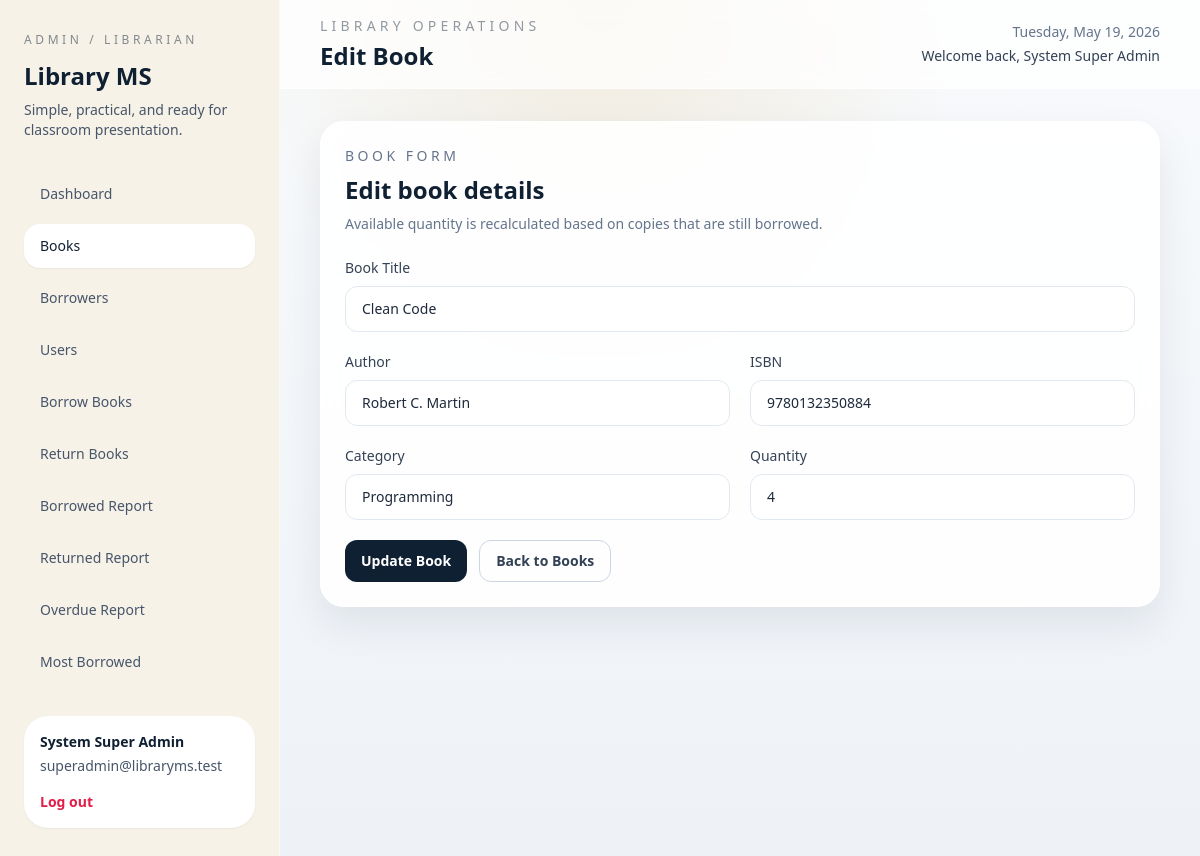
/admin/books/edit.php?id=2 (signed in), run on the app's committed database.
### tables this page shows
CREATE TABLE users (
    id INT AUTO_INCREMENT PRIMARY KEY,
    name VARCHAR(100) NOT NULL,
    email VARCHAR(120) NOT NULL UNIQUE,
    password VARCHAR(255) NOT NULL,
    role ENUM('super_admin', 'admin', 'borrower') NOT NULL DEFAULT 'borrower',
    approval_status ENUM('pending', 'approved', 'rejected') NOT NULL DEFAULT 'approved',
    account_status ENUM('active', 'inactive') NOT NULL DEFAULT 'active',
    email_verified_at DATETIME DEFAULT NULL,
    verification_token_hash VARCHAR(255) DEFAULT NULL,
    verification_token_expires_at DATETIME DEFAULT NULL,
    created_at TIMESTAMP DEFAULT CURRENT_TIMESTAMP
);

CREATE TABLE books (
    id INT AUTO_INCREMENT PRIMARY KEY,
    title VARCHAR(160) NOT NULL,
    author VARCHAR(120) NOT NULL,
    isbn VARCHAR(50) NOT NULL UNIQUE,
    category VARCHAR(100) NOT NULL,
    quantity INT NOT NULL DEFAULT 1,
    available_quantity INT NOT NULL DEFAULT 1,
    created_at TIMESTAMP DEFAULT CURRENT_TIMESTAMP
);

### includes/db.php (called while the page is built, shortened)
<?php
function db(): PDO
{
    static $pdo = null;
    if ($pdo instanceof PDO) {
        return $pdo;
    }
    $dsn = sprintf('mysql:host=%s;port=%s;dbname=%s;charset=utf8mb4', DB_HOST, DB_PORT, DB_NAME);
    try {
        $pdo = new PDO($dsn, DB_USER, DB_PASS, [
            PDO::ATTR_ERRMODE => PDO::ERRMODE_EXCEPTION,
            PDO::ATTR_DEFAULT_FETCH_MODE => PDO::FETCH_ASSOC,
        ]);
    } catch (PDOException $exception) {
        http_response_code(500);
        echo '<h1>Database Connection Error</h1>';
        echo '<p>Please update your database settings in <code>.env</code> or <code>includes/config.php</code>.</p>';
        echo '<pre>' . htmlspecialchars($exception->getMessage(), ENT_QUOTES, 'UTF-8') . '</pre>';
        exit;
    }
    return $pdo;
}

### includes/library.php (called while the page is built, shortened)
<?php
function find_user_by_id(int $userId): ?array
{
    $statement = db()->prepare('SELECT * FROM users WHERE id = :id LIMIT 1');
    $statement->execute(['id' => $userId]);
    $user = $statement->fetch();
    return $user ?: null;
}
function get_book(int $bookId): ?array
{
    $statement = db()->prepare('SELECT * FROM books WHERE id = :id LIMIT 1');
    $statement->execute(['id' => $bookId]);
    $book = $statement->fetch();
    return $book ?: null;
}

### includes/bootstrap.php (called while the page is built, shortened)
<?php
require_once __DIR__ . '/config.php';
require_once __DIR__ . '/db.php';
require_once __DIR__ . '/helpers.php';
require_once __DIR__ . '/auth.php';
require_once __DIR__ . '/library.php';
require_once __DIR__ . '/layout.php';
if (is_logged_in()) {
    $sessionUser = current_user();
    $freshUser = find_user_by_id((int) ($sessionUser['id'] ?? 0));
}

### includes/auth.php (called while the page is built, shortened)
<?php
function current_user(): ?array
{
    return $_SESSION['user'] ?? null;
}

### includes/helpers.php (called while the page is built, shortened)
<?php
function e(mixed $value): string
{
    return htmlspecialchars((string) $value, ENT_QUOTES, 'UTF-8');
}
function url(string $path = ''): string
{
    $base = rtrim(APP_URL, '/');
    $cleanPath = ltrim($path, '/');
    return $cleanPath === '' ? $base : $base . '/' . $cleanPath;
}

### admin/books/edit.php (the view, shortened to what this page needs)
<?php
require_once dirname(__DIR__, 2) . '/includes/bootstrap.php';
$bookId = (int) ($_GET['id'] ?? 0);
$book = get_book($bookId);
$form = [
    'title' => $book['title'],
    'author' => $book['author'],
    'isbn' => $book['isbn'],
    'category' => $book['category'],
    'quantity' => (string) $book['quantity'],
];
render_app_start('Edit Book', 'books');
?>
<section class="panel max-w-4xl">
    <div class="mb-6">
        <p class="text-sm uppercase tracking-[0.25em] text-slate-500">Book Form</p>
        <h3 class="mt-2 text-2xl font-semibold text-library-ink">Edit book details</h3>
        <p class="mt-2 text-sm text-slate-500">Available quantity is recalculated based on copies that are still borrowed.</p>
    </div>
    <form method="post" class="grid gap-5 md:grid-cols-2">
        <div class="md:col-span-2">
            <label class="label-text" for="title">Book Title</label>
            <input class="input-field" id="title" name="title" type="text" value="<?= e($form['title']) ?>">
        </div>
        <div>
            <label class="label-text" for="author">Author</label>
            <input class="input-field" id="author" name="author" type="text" value="<?= e($form['author']) ?>">
        </div>
        <div>
            <label class="label-text" for="isbn">ISBN</label>
            <input class="input-field" id="isbn" name="isbn" type="text" value="<?= e($form['isbn']) ?>">
        </div>
        <div>
            <label class="label-text" for="category">Category</label>
            <input class="input-field" id="category" name="category" type="text" value="<?= e($form['category']) ?>">
        </div>
        <div>
            <label class="label-text" for="quantity">Quantity</label>
            <input class="input-field" id="quantity" name="quantity" type="number" min="1" value="<?= e($form['quantity']) ?>">
        </div>
        <div class="md:col-span-2 flex flex-wrap gap-3">
            <button type="submit" class="btn-primary">Update Book</button>
            <a href="<?= e(url('admin/books/index.php')) ?>" class="btn-secondary">Back to Books</a>
        </div>
    </form>
</section>
<?php
render_app_end();

### includes/layout.php (shortened to what this page needs)
<?php
function render_head(string $title): void
{
    ?>
    <!DOCTYPE html>
    <html lang="en">
    <head>
        <script src="https://cdn.tailwindcss.com"></script>
    </head>
    <body class="min-h-screen bg-[radial-gradient(circle_at_top,_rgba(210,169,84,0.18),_transparent_35%),linear-gradient(180deg,_#f8fafc_0%,_#eef2f7_100%)] text-slate-800">
    <?php
}
    ?>
    <?php
function navigation_links(string $role): array
{
    if (in_array($role, ['admin', 'super_admin'], true)) {
        return [
            ['label' => 'Dashboard', 'href' => 'admin/dashboard.php', 'key' => 'dashboard'],
            ['label' => 'Books', 'href' => 'admin/books/index.php', 'key' => 'books'],
            ['label' => 'Borrowers', 'href' => 'admin/borrowers/index.php', 'key' => 'borrowers'],
            ...($role === 'super_admin' ? [['label' => 'Users', 'href' => 'admin/users/index.php', 'key' => 'users']] : []),
            ['label' => 'Borrow Books', 'href' => 'admin/transactions/borrow.php', 'key' => 'borrow'],
            ['label' => 'Return Books', 'href' => 'admin/transactions/return.php', 'key' => 'return'],
            ['label' => 'Borrowed Report', 'href' => 'admin/reports/borrowed.php', 'key' => 'borrowed_report'],
            ['label' => 'Returned Report', 'href' => 'admin/reports/returned.php', 'key' => 'returned_report'],
            ['label' => 'Overdue Report', 'href' => 'admin/reports/overdue.php', 'key' => 'overdue_report'],
            ['label' => 'Most Borrowed', 'href' => 'admin/reports/most-borrowed.php', 'key' => 'most_borrowed'],
        ];
    }
    return [
        ['label' => 'Dashboard', 'href' => 'student/dashboard.php', 'key' => 'dashboard'],
        ['label' => 'Available Books', 'href' => 'student/books.php', 'key' => 'books'],
        ['label' => 'Reservation Cart', 'href' => 'student/cart.php', 'key' => 'cart'],
        ['label' => 'Borrowed Books', 'href' => 'student/borrowed.php', 'key' => 'borrowed'],
        ['label' => 'Returned History', 'href' => 'student/history.php', 'key' => 'history'],
    ];
}
function render_app_start(string $title, string $activeKey): void
{
    render_head($title);
    $user = current_user();
    $role = $user['role'] ?? 'borrower';
    $links = navigation_links($role);
    ?>
    <div class="min-h-screen lg:grid lg:grid-cols-[280px_1fr]">
        <aside id="sidebar" class="fixed inset-y-0 left-0 z-40 w-72 -translate-x-full border-r border-white/60 bg-library-paper px-6 py-8 transition duration-300 lg:static lg:w-auto lg:translate-x-0">
            <div class="mb-8">
                <p class="text-xs uppercase tracking-[0.3em] text-library-ink/50"><?= in_array($role, ['admin', 'super_admin'], true) ? 'Admin / Librarian' : 'Student / Borrower' ?></p>
                <h1 class="mt-3 text-2xl font-semibold text-library-ink">Library MS</h1>
                <p class="mt-2 text-sm text-slate-600">Simple, practical, and ready for classroom presentation.</p>
            </div>
            <nav class="grid gap-2">
                <?php foreach ($links as $link): ?>
                    <?php $classes = $link['key'] === $activeKey ? 'nav-link nav-link-active' : 'nav-link'; ?>
                    <a href="<?= e(url($link['href'])) ?>" class="<?= e($classes) ?>"><?= e($link['label']) ?></a>
                <?php endforeach; ?>
            </nav>
            <div class="mt-8 rounded-3xl bg-white p-4 text-sm text-slate-600 shadow-sm">
                <p class="font-semibold text-library-ink"><?= e($user['name'] ?? 'User') ?></p>
                <p class="mt-1"><?= e($user['email'] ?? '') ?></p>
                <a href="<?= e(url('logout.php')) ?>" class="mt-4 inline-flex text-sm font-semibold text-rose-600">Log out</a>
            </div>
        </aside>
        <div class="flex min-h-screen flex-col">
            <header class="sticky top-0 z-30 border-b border-white/60 bg-white/75 px-6 py-4 backdrop-blur lg:px-10">
                <div class="flex items-center justify-between gap-4">
                    <div>
                        <p class="text-sm uppercase tracking-[0.3em] text-library-ink/45"><?= in_array($role, ['admin', 'super_admin'], true) ? 'Library Operations' : 'Student Portal' ?></p>
                        <h2 class="mt-1 text-2xl font-semibold text-library-ink"><?= e($title) ?></h2>
                    </div>
                    <div class="hidden text-right md:block">
                        <p class="text-sm text-slate-500"><?= date('l, F d, Y') ?></p>
                        <p class="mt-1 text-sm font-medium text-slate-700">Welcome back, <?= e($user['name'] ?? 'User') ?></p>
                    </div>
                </div>
            </header>
            <main class="flex-1 px-6 py-8 lg:px-10">
    <?php
}
function render_app_end(): void
{
    ?>
            </main>
        </div>
    </div>
    </body>
    </html>
    <?php
}

### data on the page
users: name "System Super Admin", email "superadmin@libraryms.test"
books: title "Clean Code", author "Robert C. Martin", isbn "9780132350884", category "Programming", quantity "4"

### other printed values
$link['label'] "Dashboard"
$link['label'] "Books"
$link['label'] "Borrowers"
$link['label'] "Users"
$link['label'] "Borrow Books"
$link['label'] "Return Books"
$link['label'] "Borrowed Report"
$link['label'] "Returned Report"
$link['label'] "Overdue Report"
$link['label'] "Most Borrowed"
$title "Edit Book"
